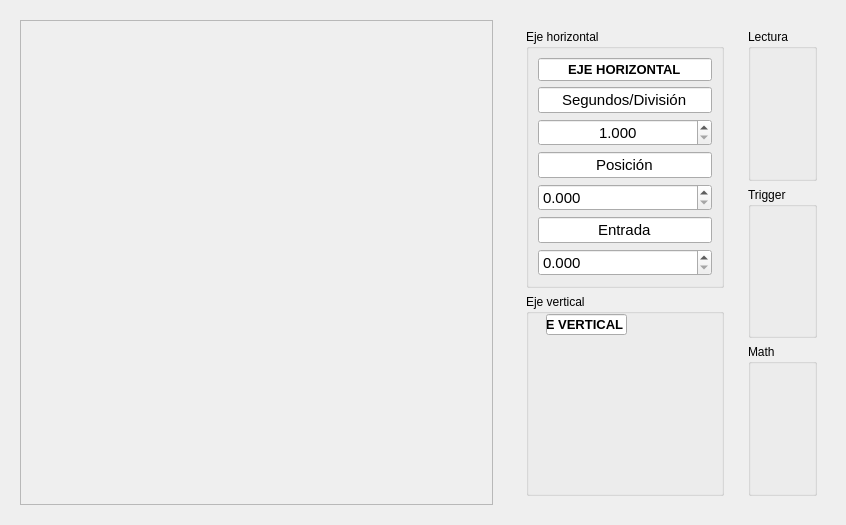
<?xml version="1.0" encoding="UTF-8"?>
<ui version="4.0">
 <class>WidgetOscilokopio</class>
 <widget class="QWidget" name="WidgetOscilokopio">
  <property name="geometry">
   <rect>
    <x>0</x>
    <y>0</y>
    <width>846</width>
    <height>525</height>
   </rect>
  </property>
  <property name="sizePolicy">
   <sizepolicy hsizetype="MinimumExpanding" vsizetype="MinimumExpanding">
    <horstretch>0</horstretch>
    <verstretch>0</verstretch>
   </sizepolicy>
  </property>
  <property name="minimumSize">
   <size>
    <width>0</width>
    <height>0</height>
   </size>
  </property>
  <property name="windowTitle">
   <string>WidgetOscilokopio</string>
  </property>
  <layout class="QHBoxLayout" name="horizontalLayout_3">
   <item>
    <widget class="QWidget" name="widget_plot" native="true">
     <property name="sizePolicy">
      <sizepolicy hsizetype="Expanding" vsizetype="Expanding">
       <horstretch>0</horstretch>
       <verstretch>0</verstretch>
      </sizepolicy>
     </property>
     <property name="minimumSize">
      <size>
       <width>491</width>
       <height>391</height>
      </size>
     </property>
     <layout class="QHBoxLayout" name="horizontalLayout">
      <item>
       <widget class="QFrame" name="plot">
        <property name="frameShape">
         <enum>QFrame::Shape::StyledPanel</enum>
        </property>
        <property name="frameShadow">
         <enum>QFrame::Shadow::Raised</enum>
        </property>
       </widget>
      </item>
     </layout>
    </widget>
   </item>
   <item>
    <widget class="QWidget" name="widget_controles" native="true">
     <property name="sizePolicy">
      <sizepolicy hsizetype="Expanding" vsizetype="Expanding">
       <horstretch>0</horstretch>
       <verstretch>0</verstretch>
      </sizepolicy>
     </property>
     <property name="minimumSize">
      <size>
       <width>321</width>
       <height>411</height>
      </size>
     </property>
     <property name="font">
      <font>
       <bold>false</bold>
      </font>
     </property>
     <layout class="QHBoxLayout" name="horizontalLayout_2">
      <item>
       <widget class="QWidget" name="widget_ejes" native="true">
        <layout class="QVBoxLayout" name="verticalLayout">
         <item>
          <widget class="QGroupBox" name="horizontal">
           <property name="title">
            <string>Eje horizontal</string>
           </property>
           <layout class="QVBoxLayout" name="verticalLayout_3">
            <item>
             <widget class="QLineEdit" name="lineEdit">
              <property name="font">
               <font>
                <pointsize>10</pointsize>
                <bold>true</bold>
               </font>
              </property>
              <property name="text">
               <string>EJE HORIZONTAL</string>
              </property>
              <property name="alignment">
               <set>Qt::AlignmentFlag::AlignCenter</set>
              </property>
             </widget>
            </item>
            <item>
             <widget class="QLineEdit" name="lineEdit_3">
              <property name="font">
               <font>
                <pointsize>11</pointsize>
                <bold>false</bold>
               </font>
              </property>
              <property name="text">
               <string>Segundos/División</string>
              </property>
              <property name="alignment">
               <set>Qt::AlignmentFlag::AlignCenter</set>
              </property>
             </widget>
            </item>
            <item>
             <widget class="QDoubleSpinBox" name="doubleSpinBox">
              <property name="font">
               <font>
                <pointsize>11</pointsize>
                <bold>false</bold>
               </font>
              </property>
              <property name="alignment">
               <set>Qt::AlignmentFlag::AlignCenter</set>
              </property>
              <property name="decimals">
               <number>3</number>
              </property>
              <property name="minimum">
               <double>1.000000000000000</double>
              </property>
             </widget>
            </item>
            <item>
             <widget class="QLineEdit" name="lineEdit_4">
              <property name="font">
               <font>
                <pointsize>11</pointsize>
                <bold>false</bold>
               </font>
              </property>
              <property name="text">
               <string>Posición</string>
              </property>
              <property name="alignment">
               <set>Qt::AlignmentFlag::AlignCenter</set>
              </property>
             </widget>
            </item>
            <item>
             <widget class="QDoubleSpinBox" name="doubleSpinBox_2">
              <property name="font">
               <font>
                <pointsize>11</pointsize>
                <bold>false</bold>
               </font>
              </property>
              <property name="decimals">
               <number>3</number>
              </property>
              <property name="minimum">
               <double>0.000000000000000</double>
              </property>
              <property name="value">
               <double>0.000000000000000</double>
              </property>
             </widget>
            </item>
            <item>
             <widget class="QLineEdit" name="lineEdit_5">
              <property name="font">
               <font>
                <pointsize>11</pointsize>
                <bold>false</bold>
               </font>
              </property>
              <property name="text">
               <string>Entrada</string>
              </property>
              <property name="alignment">
               <set>Qt::AlignmentFlag::AlignCenter</set>
              </property>
             </widget>
            </item>
            <item>
             <widget class="QDoubleSpinBox" name="doubleSpinBox_3">
              <property name="font">
               <font>
                <pointsize>11</pointsize>
                <bold>false</bold>
               </font>
              </property>
              <property name="decimals">
               <number>3</number>
              </property>
              <property name="minimum">
               <double>0.000000000000000</double>
              </property>
             </widget>
            </item>
           </layout>
          </widget>
         </item>
         <item>
          <widget class="QGroupBox" name="vertical_2">
           <property name="title">
            <string>Eje vertical</string>
           </property>
           <widget class="QLineEdit" name="lineEdit_2">
            <property name="geometry">
             <rect>
              <x>20</x>
              <y>20</y>
              <width>81</width>
              <height>21</height>
             </rect>
            </property>
            <property name="font">
             <font>
              <pointsize>10</pointsize>
              <bold>true</bold>
             </font>
            </property>
            <property name="text">
             <string>EJE VERTICAL</string>
            </property>
            <property name="alignment">
             <set>Qt::AlignmentFlag::AlignCenter</set>
            </property>
           </widget>
          </widget>
         </item>
        </layout>
       </widget>
      </item>
      <item>
       <widget class="QWidget" name="widget_lectura" native="true">
        <layout class="QVBoxLayout" name="verticalLayout_2">
         <item>
          <widget class="QGroupBox" name="lectura">
           <property name="title">
            <string>Lectura</string>
           </property>
          </widget>
         </item>
         <item>
          <widget class="QGroupBox" name="trigger">
           <property name="title">
            <string>Trigger</string>
           </property>
          </widget>
         </item>
         <item>
          <widget class="QGroupBox" name="math">
           <property name="title">
            <string>Math</string>
           </property>
          </widget>
         </item>
        </layout>
       </widget>
      </item>
     </layout>
    </widget>
   </item>
  </layout>
 </widget>
 <resources/>
 <connections/>
</ui>
